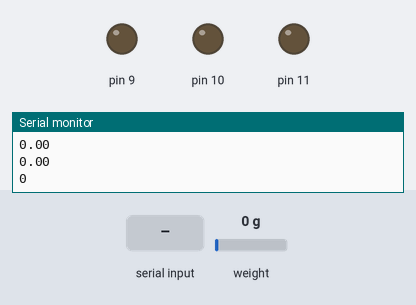
The sketch below on a simulated Arduino Nano, built with avr-gcc and run on an emulated ATmega328P. On the bench: output pins drawn as LEDs (lit = HIGH), the last lines printed to the serial monitor. Inputs (shaded band) come from the test bench; at power-on: weight on the scale 0 g.

Above: at 3.6 s.
3.7 s: weight on the scale set to 96 g
5.2 s: weight on the scale set to 109 g
At 5.9 s:
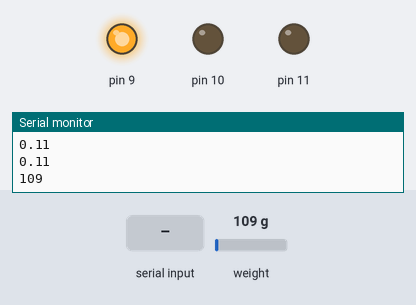
7.0 s: "h" received over Serial
At 7.45 s:
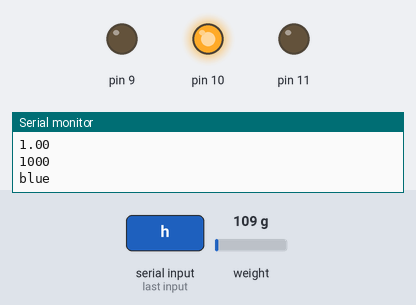
9.0 s: weight on the scale set to 596 g
10.5 s: weight on the scale set to 681 g
At 12.0 s:
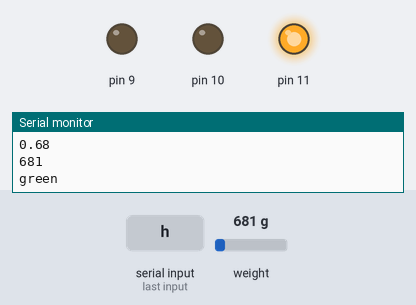
12.3 s: weight on the scale set to 923 g
15.3 s: weight on the scale set to 1035 g
At 16.5 s:
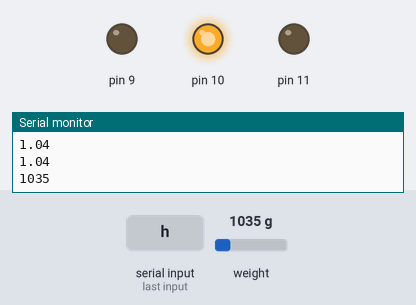
Timing chart, 0 to 18.1 s (numbered marks = the images above; inputs shaded):
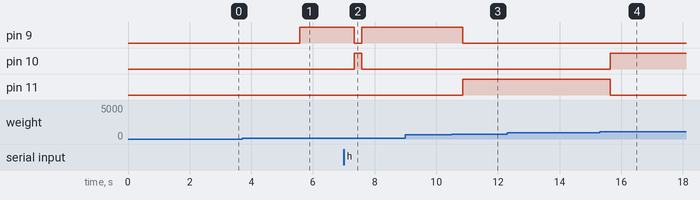

Measured:
- the behaviour switches between 100 and 101 g on weight on the scale (found by bisection; images 0 and 1)
- the behaviour switches between 650 and 651 g on weight on the scale (found by bisection; images 2 and 3)
- the behaviour switches between 999 and 1000 g on weight on the scale (found by bisection; images 3 and 4)
- after the input at 5.2 s, pin 9: LOW → HIGH after 0.37 s
- after the input at 7.0 s, pin 9: HIGH → LOW after 0.33 s, → HIGH 0.25 s later; pin 10: LOW → HIGH after 0.33 s, → LOW 0.25 s later
- after the input at 10.5 s, pin 9: HIGH → LOW after 0.36 s; pin 11: LOW → HIGH after 0.36 s
- after the input at 15.3 s, pin 10: LOW → HIGH after 0.35 s; pin 11: HIGH → LOW after 0.35 s

The sketch:

ManualCalibrate.ino
```cpp
//-------------------------------------------------------------------------------------
// HX711_ADC.h
// Arduino master library for HX711 24-Bit Analog-to-Digital Converter for Weigh Scales
// Olav Kallhovd sept2017
// Tested with      : HX711 asian module on channel A and YZC-133 3kg load cell
// Tested with MCU  : Arduino Nano
//-------------------------------------------------------------------------------------
/* This is an example sketch on how to find correct calibration factor for your HX711:
   - Power up the scale and open Arduino serial terminal
   - After stabelizing and tare is complete, put a known weight on the load cell
   - Observe values on serial terminal
   - Adjust the calibration factor until output value is same as your known weight:
      - Sending 'l' from the serial terminal decrease factor by 1.0
      - Sending 'L' from the serial terminal decrease factor by 10.0
      - Sending 'h' from the serial terminal increase factor by 1.0
      - Sending 'H' from the serial terminal increase factor by 10.0
      - Sending 't' from the serial terminal call tare function
   - Observe and note the value of the new calibration factor
   - Use this new calibration factor in your sketch
*/

#include <HX711_ADC.h>

//HX711 constructor (dout pin, sck pin)
HX711_ADC LoadCell(3, 2);

long t;
float i;

void setup() {
  Serial.begin(9600);
  Serial.println("Wait...");
  LoadCell.begin();
  long stabilisingtime = 2000; // tare preciscion can be improved by adding a few seconds of stabilising time
  LoadCell.start(stabilisingtime);
  LoadCell.setCalFactor(225000.0); // user set calibration factor (float)
  Serial.println("Startup + tare is complete");
  pinMode(9, OUTPUT);
  pinMode(10, OUTPUT);
  pinMode(11, OUTPUT);
  //analogWrite(10, 255);
  //analogWrite(11, 0);
  //analogWrite(9, 0);

  //while (1);
}

void loop() {
  float test;
  int num;
  //update() should be called at least as often as HX711 sample rate; >10Hz@10SPS, >80Hz@80SPS
  //longer delay in scetch will reduce effective sample rate (be carefull with delay() in loop)
  LoadCell.update();

  //get smoothed value from data set + current calibration factor
  if (millis() > t + 250) {
    float i = LoadCell.getData();
    float v = LoadCell.getCalFactor();
    Serial.print("Load_cell output val: ");
    Serial.print(i);
    Serial.print("      Load_cell calFactor: ");
    Serial.println(v);
    t = millis();
    Serial.println(i);
    if (Serial.available() > 0) {
      char inByte = Serial.read();
      if (inByte == 'l') i = -1.0;
      else if (inByte == 'L') i = -10.0;
      else if (inByte == 'h') i = 1.0;
      else if (inByte == 'H') i = 10.0;
      else if (inByte == 't') LoadCell.tareNoDelay();
      if (i != 't') {
        float v = LoadCell.getCalFactor() + i;
        LoadCell.setCalFactor(v);
      }
    }
    Serial.println(i);
    test = i * 1000;
    num = (int)test;
    Serial.println(num);
    delay(100);
    if (num >= 1000)
    {
      analogWrite(10, 255);
      analogWrite(11, 0);
      analogWrite(9, 0);
      delay(100);
      Serial.println("blue");
    }
    else if ((650 < num) && (num < 1000))
    {
      analogWrite(10, 0);
      analogWrite(11, 255);
      analogWrite(9, 0);
      delay(100);
      Serial.println("green");
    }
    else if ((100 < num) && (num < 650))
    {
      analogWrite(10, 0);
      analogWrite(11, 0);
      analogWrite(9, 255);
      delay(100);
      Serial.println("red");
    }
    else if (num < 100)
    {
      analogWrite(10, 0);
      analogWrite(11, 0);
      analogWrite(9, 0);
      delay(100);
      Serial.println("off");
    }


    //check if last tare operation is complete
    if (LoadCell.getTareStatus() == true) {
      Serial.println("Tare complete");
    }
  }


}
```
